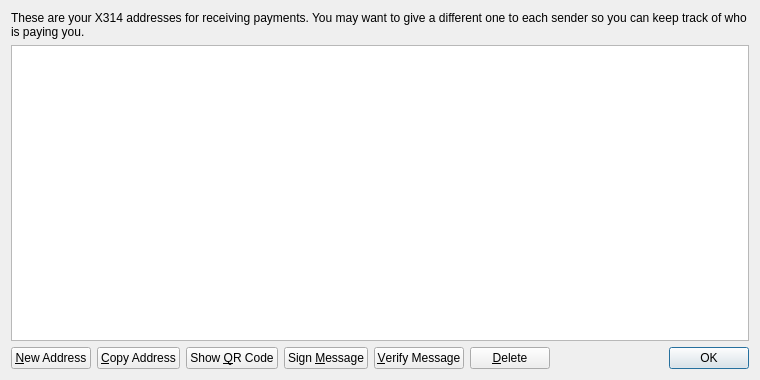
<?xml version="1.0" encoding="UTF-8"?>
<ui version="4.0">
 <class>AddressBookPage</class>
 <widget class="QWidget" name="AddressBookPage">
  <property name="geometry">
   <rect>
    <x>0</x>
    <y>0</y>
    <width>760</width>
    <height>380</height>
   </rect>
  </property>
  <property name="windowTitle">
   <string>Address Book</string>
  </property>
  <layout class="QVBoxLayout" name="verticalLayout">
   <item>
    <widget class="QLabel" name="labelExplanation">
     <property name="text">
      <string>These are your X314 addresses for receiving payments. You may want to give a different one to each sender so you can keep track of who is paying you.</string>
     </property>
     <property name="textFormat">
      <enum>Qt::PlainText</enum>
     </property>
     <property name="wordWrap">
      <bool>true</bool>
     </property>
    </widget>
   </item>
   <item>
    <widget class="QTableView" name="tableView">
     <property name="contextMenuPolicy">
      <enum>Qt::CustomContextMenu</enum>
     </property>
     <property name="toolTip">
      <string>Double-click to edit address or label</string>
     </property>
     <property name="tabKeyNavigation">
      <bool>false</bool>
     </property>
     <property name="alternatingRowColors">
      <bool>true</bool>
     </property>
     <property name="selectionMode">
      <enum>QAbstractItemView::SingleSelection</enum>
     </property>
     <property name="selectionBehavior">
      <enum>QAbstractItemView::SelectRows</enum>
     </property>
     <property name="sortingEnabled">
      <bool>true</bool>
     </property>
     <attribute name="verticalHeaderVisible">
      <bool>false</bool>
     </attribute>
    </widget>
   </item>
   <item>
    <layout class="QHBoxLayout" name="horizontalLayout">
     <item>
      <widget class="QPushButton" name="newAddressButton">
       <property name="toolTip">
        <string>Create a new address</string>
       </property>
       <property name="text">
        <string>&amp;New Address</string>
       </property>
       <property name="icon">
        <iconset resource="../bitcoin.qrc">
         <normaloff>:/icons/add</normaloff>:/icons/add</iconset>
       </property>
      </widget>
     </item>
     <item>
      <widget class="QPushButton" name="copyToClipboard">
       <property name="toolTip">
        <string>Copy the currently selected address to the system clipboard</string>
       </property>
       <property name="text">
        <string>&amp;Copy Address</string>
       </property>
       <property name="icon">
        <iconset resource="../bitcoin.qrc">
         <normaloff>:/icons/editcopy</normaloff>:/icons/editcopy</iconset>
       </property>
      </widget>
     </item>
     <item>
      <widget class="QPushButton" name="showQRCode">
       <property name="text">
        <string>Show &amp;QR Code</string>
       </property>
       <property name="icon">
        <iconset resource="../bitcoin.qrc">
         <normaloff>:/icons/qrcode</normaloff>:/icons/qrcode</iconset>
       </property>
      </widget>
     </item>
     <item>
      <widget class="QPushButton" name="signMessage">
       <property name="toolTip">
        <string>Sign a message to prove you own a X314 address</string>
       </property>
       <property name="text">
        <string>Sign &amp;Message</string>
       </property>
       <property name="icon">
        <iconset resource="../bitcoin.qrc">
         <normaloff>:/icons/edit</normaloff>:/icons/edit</iconset>
       </property>
      </widget>
     </item>
     <item>
      <widget class="QPushButton" name="verifyMessage">
       <property name="toolTip">
        <string>Verify a message to ensure it was signed with a specified X314 address</string>
       </property>
       <property name="text">
        <string>&amp;Verify Message</string>
       </property>
       <property name="icon">
        <iconset resource="../bitcoin.qrc">
         <normaloff>:/icons/transaction_0</normaloff>:/icons/transaction_0</iconset>
       </property>
      </widget>
     </item>
     <item>
      <widget class="QPushButton" name="deleteButton">
       <property name="toolTip">
        <string>Delete the currently selected address from the list</string>
       </property>
       <property name="text">
        <string>&amp;Delete</string>
       </property>
       <property name="icon">
        <iconset resource="../bitcoin.qrc">
         <normaloff>:/icons/remove</normaloff>:/icons/remove</iconset>
       </property>
      </widget>
     </item>
     <item>
      <spacer name="horizontalSpacer">
       <property name="orientation">
        <enum>Qt::Horizontal</enum>
       </property>
       <property name="sizeHint" stdset="0">
        <size>
         <width>40</width>
         <height>20</height>
        </size>
       </property>
      </spacer>
     </item>
     <item>
      <widget class="QDialogButtonBox" name="buttonBox">
       <property name="sizePolicy">
        <sizepolicy hsizetype="Maximum" vsizetype="Fixed">
         <horstretch>0</horstretch>
         <verstretch>0</verstretch>
        </sizepolicy>
       </property>
       <property name="standardButtons">
        <set>QDialogButtonBox::Ok</set>
       </property>
      </widget>
     </item>
    </layout>
   </item>
  </layout>
 </widget>
 <resources>
  <include location="../bitcoin.qrc"/>
 </resources>
 <connections/>
</ui>
